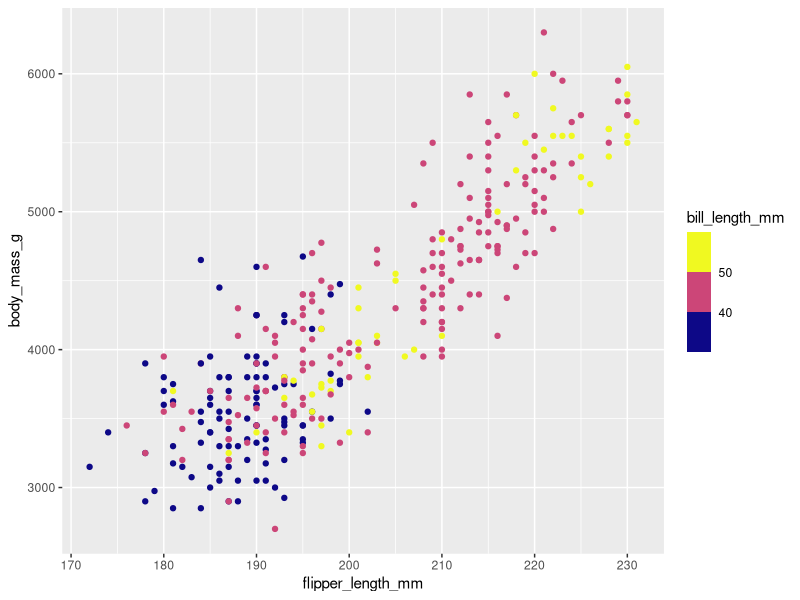

This chart was generated by the following R code:
## ---- chunk 1
library(tidyverse)
library(broom)
library(knitr)
library(here)
library(palmerpenguins)
## ---- chunk 2
penguins %>%
  glimpse()
## ---- chunk 3
lm_bd <- penguins %>%
  lm(body_mass_g ~ bill_depth_mm,
     data = .)
## ---- chunk 4
tidy(lm_bd)
## ---- chunk 5
summary(lm_bd)
## ---- chunk 6
glance(lm_bd)
## ---- chunk 7
lm_fl <- penguins %>%
  lm(body_mass_g ~ flipper_length_mm,
     data = .)

lm_fl %>% tidy()
## ---- chunk 8
lm_bl <- penguins %>%
  lm(body_mass_g ~ bill_length_mm,
     data = .)

lm_bl %>% tidy()
## ---- chunk 9
lm_fl %>% glance()
lm_bl %>% glance()
## ---- chunk 10
lm_fl_bl <- penguins %>%
  lm(body_mass_g ~ flipper_length_mm + bill_length_mm,
     data = .)

lm_fl_bl %>% glance()
## ---- chunk 11
lm_fl_bl %>% tidy()
## ---- chunk 12
penguins %>%
  ggplot(aes(x=flipper_length_mm, y=body_mass_g, color=bill_length_mm)) +
  geom_point() +
  scale_colour_viridis_b(option = "plasma")
## ---- chunk 13
lm_bl_bd <- penguins %>%
  lm(body_mass_g ~ bill_length_mm + bill_depth_mm,
     data = .)

lm_bl_bd %>% glance()
lm_bl %>% glance()
lm_bd %>% glance()
## ---- chunk 14
lm_bl_bd %>% tidy()
